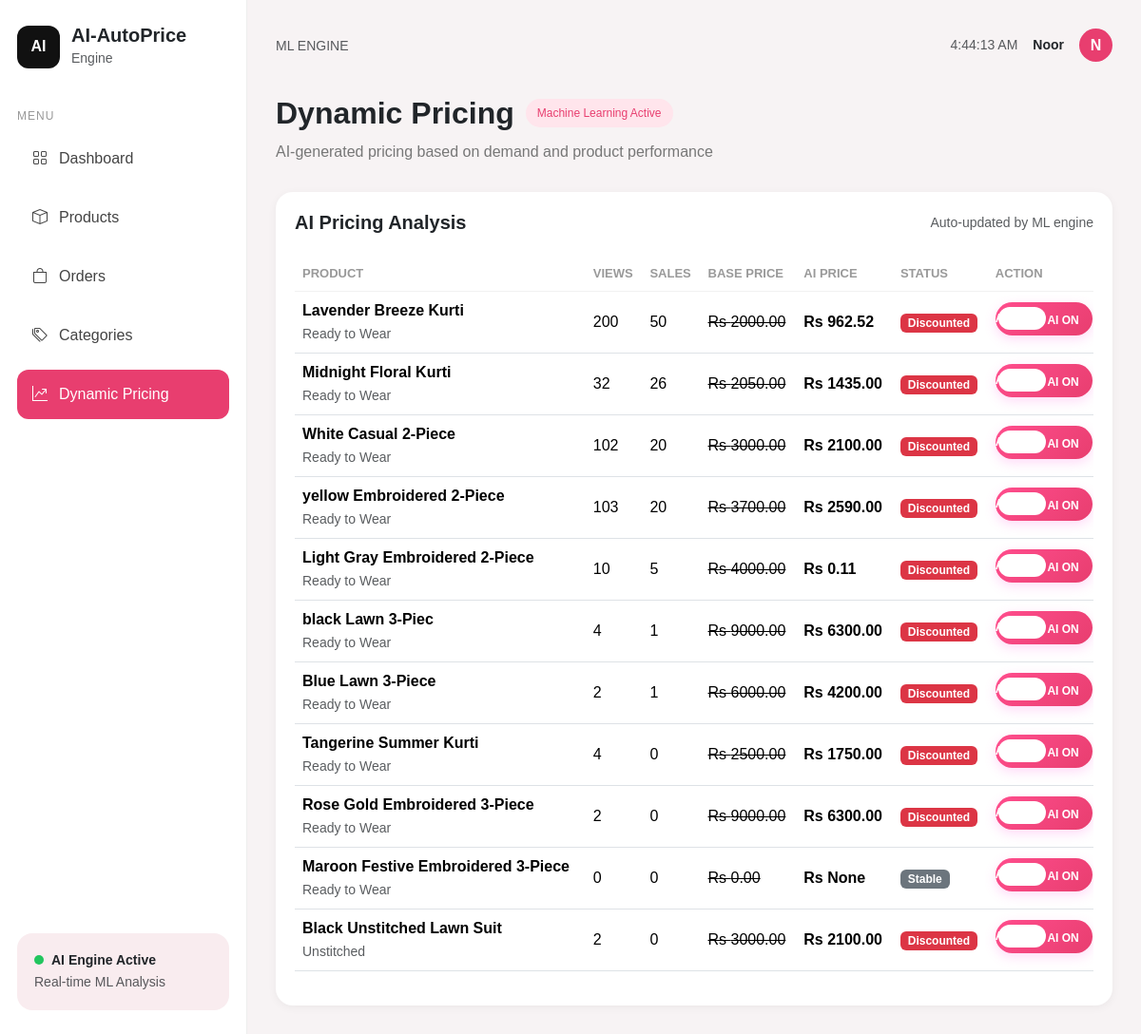
/dynamic-pricing/ (signed in), run on the app's committed database.
### dresses/models.py (models this page shows, shortened)
class Product(models.Model):
    category = models.ForeignKey(
        Category,
        on_delete=models.CASCADE,
        related_name='products'
    )
    subcategory = models.ForeignKey(
        SubCategory,
        on_delete=models.CASCADE,
        null=True,
        blank=True
    )
    name = models.CharField(max_length=200)
    slug = models.SlugField(
        unique=True,
        blank=True
    )
    is_unstitched = models.BooleanField(default=False)
    discount_locked = models.BooleanField(default=False)
    description = models.TextField()
    fabric = models.CharField(
        max_length=100,
        blank=True,
        null=True
    )
    stock = models.PositiveIntegerField(default=0)
    price = models.DecimalField(
        max_digits=10,
        decimal_places=2
    )
    base_price = models.DecimalField(
        max_digits=10,
        decimal_places=2,
        default=0.00
    )
    dynamic_price = models.DecimalField(
        max_digits=10,
        decimal_places=2,
        null=True,
        blank=True
    )
    product_views = models.PositiveIntegerField(default=0)
    sales_count = models.PositiveIntegerField(default=0)
    average_rating = models.FloatField(default=0.0)
    season = models.CharField(
        max_length=50,
        default='Night'
    )
    image = models.ImageField(
        upload_to='products/',
        blank=True,
        null=True
    )
    is_featured = models.BooleanField(default=False)
    tag = models.CharField(
        max_length=50,
        blank=True,
        null=True
    )
    sku = models.CharField(max_length=100)
    fabric_details = models.TextField(
        default="Not specified"
    )
    is_recent = models.BooleanField(default=False)
    color = models.CharField(max_length=50)
    created_at = models.DateTimeField(auto_now_add=True)

class Category(models.Model):
    name = models.CharField(max_length=100, unique=True)
    slug = models.SlugField(unique=True)
    image = models.ImageField(upload_to='categories/', blank=True, null=True)

### dresses/views.py (the view)
# urls.py: path('dynamic-pricing/', views.dynamic_pricing, name='dynamic_pricing'),
def dynamic_pricing(request):
    products = Product.objects.all().order_by('-sales_count')
    context = {
        'products': products
    }
    return render(
        request,
        'dashboard/dynamic_pricing.html',
        context
    )

### dresses/templates/dashboard/dynamic_pricing.html (shortened to what this page needs)
{% extends 'dashboard/base_dashboard.html' %}
{% block content %}
<div class="page-heading">
    <h2 class="fw-bold mb-0">
        Dynamic Pricing
    </h2>
    <span class="badge-ai">
        Machine Learning Active
    </span>
</div>
<p class="page-subtitle">
    AI-generated pricing based on demand and product performance
</p>
<div class="custom-table">
    <div class="d-flex justify-content-between align-items-center mb-4">
        <h5 class="fw-bold mb-0">
            AI Pricing Analysis
        </h5>
        <small class="text-muted">
            Auto-updated by ML engine
        </small>
    </div>
    <div class="table-responsive">
        <table class="table align-middle">
            <thead>
                <tr>
                    <th>PRODUCT</th>
                    <th>VIEWS</th>
                    <th>SALES</th>
                    <th>BASE PRICE</th>
                    <th>AI PRICE</th>
                    <th>STATUS</th>
                    <th>ACTION</th>
                </tr>
            </thead>
            <tbody>
                {% for product in products %}
                <tr>
                    <td>
                        <div class="fw-semibold">
                            {{ product.name }}
                        </div>
                        <small class="text-muted">
                            {{ product.category.name }}
                        </small>
                    </td>
                    <td>
                        {{ product.product_views }}
                    </td>
                    <td>
                        {{ product.sales_count }}
                    </td>
                    <td>
                        <del>
                            Rs {{ product.base_price }}
                        </del>
                    </td>
                    <td class="fw-bold">
                        Rs {{ product.dynamic_price }}
                    </td>
                    <td>
                        {% if product.dynamic_price > product.base_price %}
                            <span class="badge bg-success">
                                Increased
                            </span>
                        {% elif product.dynamic_price < product.base_price %}
                            <span class="badge bg-danger">
                                Discounted
                            </span>
                        {% else %}
                            <span class="badge bg-secondary">
                                Stable
                            </span>
                        {% endif %}
                    </td>
<td>
    <form method="POST"
          action="{% url 'toggle_discount_lock' product.id %}">
        <label class="modern-toggle">
            <span class="toggle-ball"></span>
            <span class="toggle-label">
            </span>
        </label>
    </form>
</td>
                </tr>
                {% endfor %}
            </tbody>
        </table>
    </div>
</div>
{% endblock %}

### dresses/templates/dashboard/base_dashboard.html (shortened to what this page needs)
{% load static %}
<!DOCTYPE html>
<html lang="en">
<head>
    <link href="https://cdn.jsdelivr.net/npm/bootstrap@5.3.3/dist/css/bootstrap.min.css" rel="stylesheet">
    <link rel="stylesheet"
          href="https://cdn.jsdelivr.net/npm/bootstrap-icons@1.11.3/font/bootstrap-icons.min.css">
    <link rel="stylesheet" href="{% static 'css/dashboard.css' %}">
</head>
<body>
<div class="dashboard-wrapper">
    <div class="sidebar">
        <div>
            <div class="logo-area">
                <div class="logo-box">
                    AI
                </div>
                <div>
                    <h5 class="mb-0 fw-bold">AI-AutoPrice</h5>
                    <small class="text-muted">Engine</small>
                </div>
            </div>
<div class="menu-section">
    <small class="menu-title">MENU</small>
    <a href="{% url 'ai_dashboard' %}"
       class="menu-item {% if request.resolver_match.url_name == 'ai_dashboard' %}active-menu{% endif %}">
        <i class="bi bi-grid"></i>
        Dashboard
    </a>
    <a href="{% url 'products_dashboard' %}"
       class="menu-item {% if request.resolver_match.url_name == 'products_dashboard' %}active-menu{% endif %}">
        <i class="bi bi-box"></i>
        Products
    </a>
    <a href="{% url 'orders_dashboard' %}"
       class="menu-item {% if request.resolver_match.url_name == 'orders_dashboard' %}active-menu{% endif %}">
        <i class="bi bi-bag"></i>
        Orders
    </a>
    <a href="{% url 'categories_dashboard' %}"
       class="menu-item {% if request.resolver_match.url_name == 'categories_dashboard' %}active-menu{% endif %}">
        <i class="bi bi-tags"></i>
        Categories
    </a>
    <a href="{% url 'dynamic_pricing' %}"
       class="menu-item {% if request.resolver_match.url_name == 'dynamic_pricing' %}active-menu{% endif %}">
        <i class="bi bi-graph-up-arrow"></i>
        Dynamic Pricing
    </a>
</div>
        </div>
        <div class="ai-status-card">
            <div class="d-flex align-items-center gap-2">
                <div class="status-dot"></div>
                <small class="fw-semibold">
                    AI Engine Active
                </small>
            </div>
            <small class="text-muted">
                Real-time ML Analysis
            </small>
        </div>
    </div>
    <div class="main-content">
<div class="topbar">
    <div>
        <small class="text-muted">
            ML ENGINE
        </small>
    </div>
    <div class="d-flex align-items-center gap-3">
        <small class="text-muted" id="live-time">
        </small>
        <small class="fw-semibold">
            {{ request.user.username }}
        </small>
        <div class="profile-circle">
            {{ request.user.username|first|upper }}
        </div>
    </div>
</div>
        {% block content %}
        {% endblock %}
    </div>
</div>
</body>
</html>

### dresses/static/css/dashboard.css (style rules this page uses)
* { margin:0; padding:0; box-sizing:border-box; }
body { background:#f7f3f4; font-family:Arial, sans-serif; }
.dashboard-wrapper { display:flex; min-height:100vh; }
.sidebar { width:260px; background:white; padding:25px 18px; display:flex; flex-direction:column; justify-content:space-between; border-right:1px solid #eee; }
.logo-area { display:flex; align-items:center; gap:12px; margin-bottom:40px; }
.logo-box { width:45px; height:45px; background:#111; color:white; display:flex; align-items:center; justify-content:center; border-radius:12px; font-weight:bold; }
.menu-title { color:#999; font-size:12px; letter-spacing:1px; }
.menu-section { display:flex; flex-direction:column; gap:10px; }
.menu-item { text-decoration:none; color:#444; padding:14px 16px; border-radius:12px; display:flex; align-items:center; gap:12px; transition:0.3s; font-weight:500; }
.active-menu { background:#e83e6f; color:white !important; }
.ai-status-card { background:#f9ecef; border-radius:16px; padding:18px; }
.status-dot { width:10px; height:10px; background:#22c55e; border-radius:50%; }
.main-content { flex:1; padding:30px; }
.topbar { display:flex; justify-content:space-between; align-items:center; margin-bottom:35px; }
.profile-circle { width:35px; height:35px; border-radius:50%; background:#e83e6f; color:white; display:flex; align-items:center; justify-content:center; font-weight:bold; }
.page-heading { display:flex; align-items:center; gap:12px; margin-bottom:10px; }
.badge-ai { background:#ffe5ec; color:#e83e6f; padding:6px 12px; border-radius:20px; font-size:12px; }
.page-subtitle { color:#777; margin-bottom:30px; }
.custom-table { background:white; border-radius:18px; padding:20px; box-shadow:0 2px 10px rgba(0,0,0,0.05); }
.table th { color:#999; font-size:13px; border:none; }
.table td { vertical-align:middle; border-top:1px solid #f1f1f1; }
.modern-toggle { position: relative; width: 92px; height: 34px; display: inline-flex; align-items: center; cursor: pointer; }
.toggle-ball { position: absolute; left: 3px; width: 50px; height: 24px; background: white; border-radius: 30px; transition: 0.4s; z-index: 2; }
.toggle-label::after { content: "AI ON"; position: absolute; right: 4px; top: 2px; color: white; }
.toggle-label { position: absolute; width: 100%; z-index: 3; color: #ffffff; font-size: 12px; font-weight: 700; pointer-events: none; }

### data on the page
Product: name "Lavender Breeze Kurti", category.name "Ready to Wear", product_views "200", sales_count "50", base_price "2000.00", dynamic_price "962.52", shows "Discounted"
Product: name "Midnight Floral Kurti", category.name "Ready to Wear", product_views "32", sales_count "26", base_price "2050.00", dynamic_price "1435.00", shows "Discounted"
Product: name "White Casual 2-Piece", category.name "Ready to Wear", product_views "102", sales_count "20", base_price "3000.00", dynamic_price "2100.00", shows "Discounted"
Product: name "yellow Embroidered 2-Piece", category.name "Ready to Wear", product_views "103", sales_count "20", base_price "3700.00", dynamic_price "2590.00", shows "Discounted"
Product: name "Light Gray Embroidered 2-Piece", category.name "Ready to Wear", product_views "10", sales_count "5", base_price "4000.00", dynamic_price "0.11", shows "Discounted"
Product: name "black Lawn 3-Piec", category.name "Ready to Wear", product_views "4", sales_count "1", base_price "9000.00", dynamic_price "6300.00", shows "Discounted"
Product: name "Blue Lawn 3-Piece", category.name "Ready to Wear", product_views "2", sales_count "1", base_price "6000.00", dynamic_price "4200.00", shows "Discounted"
Product: name "Tangerine Summer Kurti", category.name "Ready to Wear", product_views "4", sales_count "0", base_price "2500.00", dynamic_price "1750.00", shows "Discounted"
Product: name "Rose Gold Embroidered 3-Piece", category.name "Ready to Wear", product_views "2", sales_count "0", base_price "9000.00", dynamic_price "6300.00", shows "Discounted"
Product: name "Maroon Festive Embroidered 3-Piece", category.name "Ready to Wear", product_views "0", sales_count "0", base_price "0.00", dynamic_price "None", shows "Stable"
Product: name "Black Unstitched Lawn Suit", category.name "Unstitched", product_views "2", sales_count "0", base_price "3000.00", dynamic_price "2100.00", shows "Discounted"

### other printed values
{{ request.user.username }} "Noor"
{{ request.user.username|first|upper }} "N"
